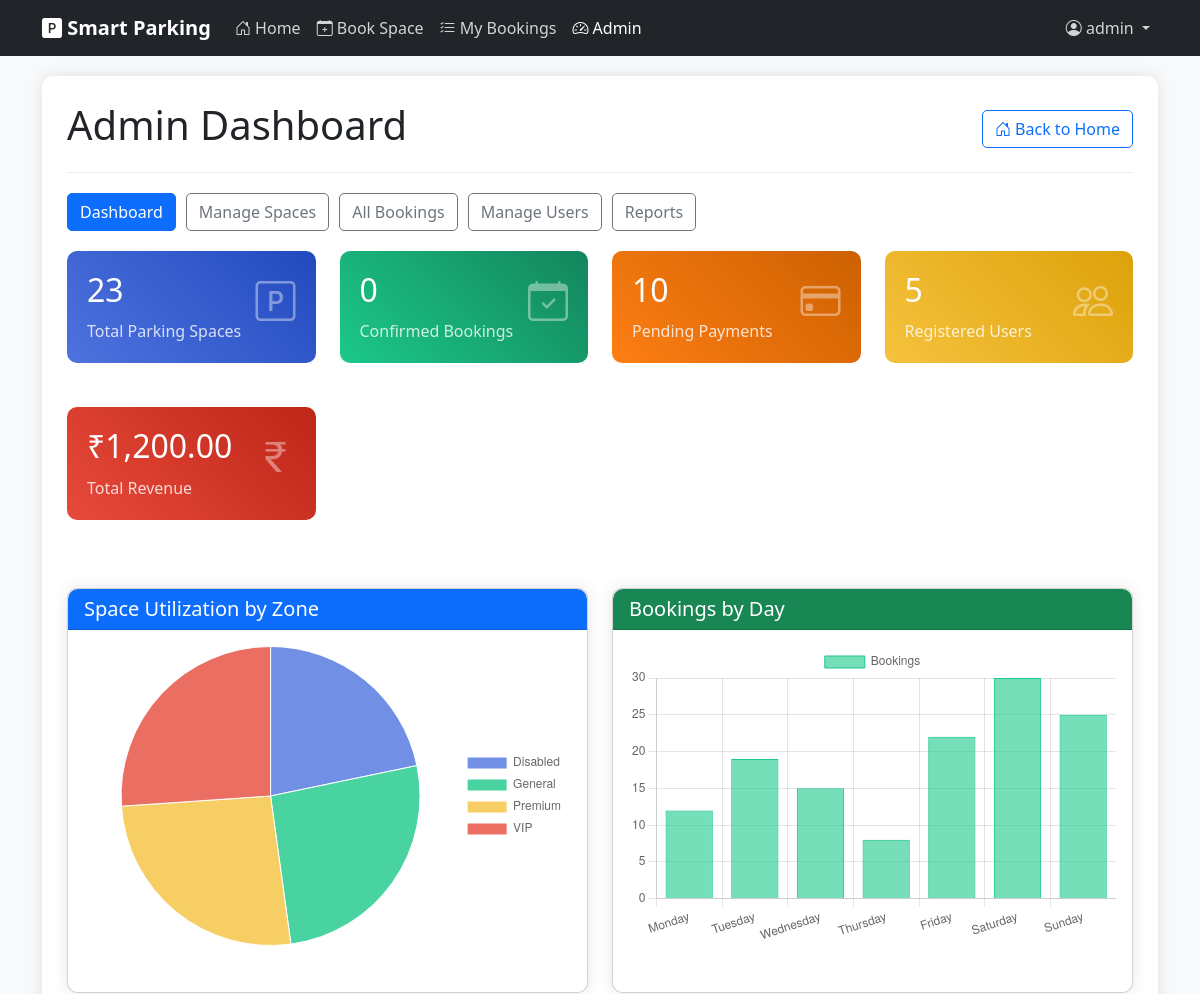
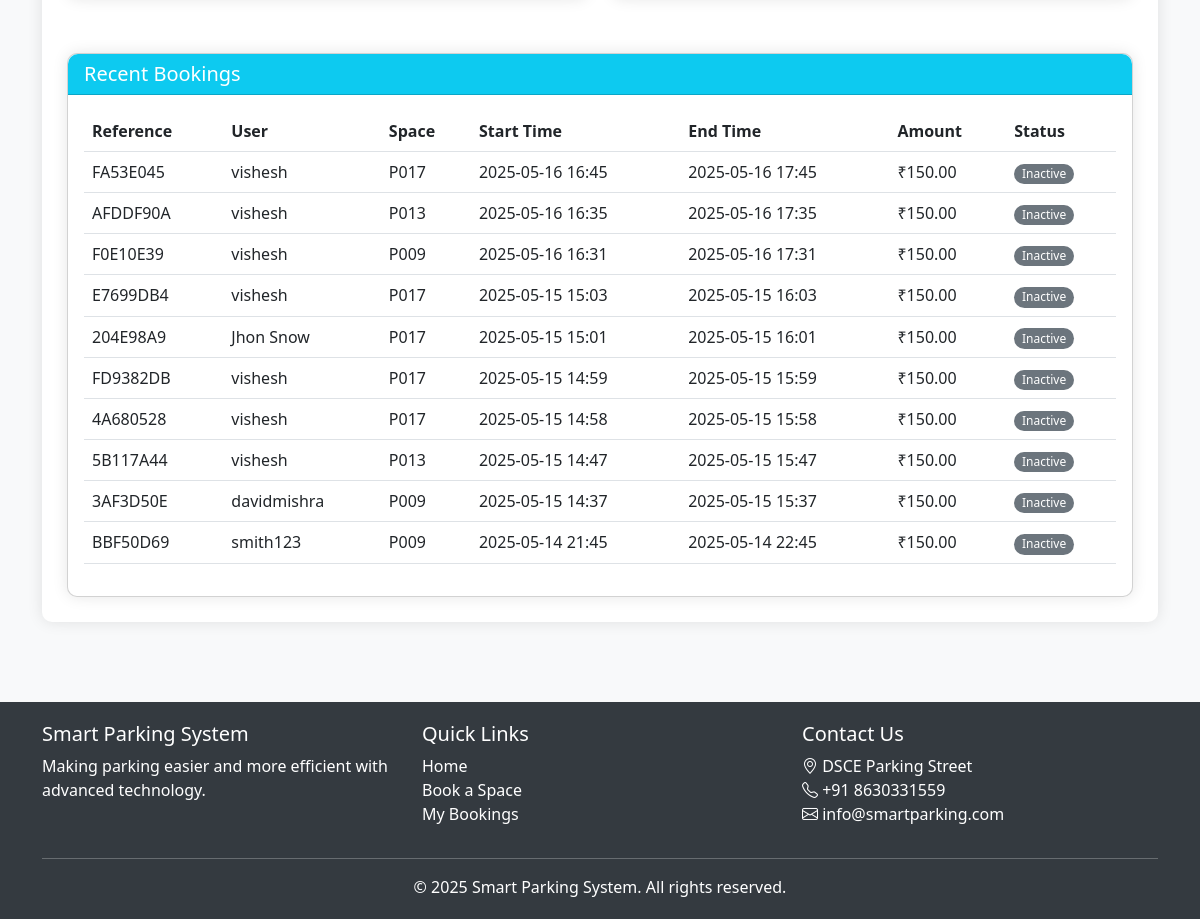
The app's page /admin/dashboard (signed in) with its own data (2 pictures, top to bottom).
### models.py (models this page shows, shortened)
class Booking(db.Model):
    id = db.Column(db.Integer, primary_key=True)
    booking_reference = db.Column(db.String(10), unique=True, nullable=False)
    user_id = db.Column(db.Integer, db.ForeignKey('user.id'), nullable=True)  # Can be null for guest bookings
    user_name = db.Column(db.String(100), nullable=False)
    user_email = db.Column(db.String(100), nullable=False)
    vehicle_id = db.Column(db.Integer, db.ForeignKey('vehicle.id'), nullable=True)
    license_plate = db.Column(db.String(20), nullable=False)
    start_time = db.Column(db.DateTime, nullable=False, default=datetime.utcnow)
    end_time = db.Column(db.DateTime, nullable=False)
    is_active = db.Column(db.Boolean, default=True)
    created_at = db.Column(db.DateTime, nullable=False, default=datetime.utcnow)
    parking_space_id = db.Column(db.Integer, db.ForeignKey('parking_space.id'), nullable=False)
    total_price = db.Column(db.Float, nullable=False)
    payment_status = db.Column(db.String(20), default='Pending')  # 'Pending', 'Paid', 'Refunded'
    check_in_time = db.Column(db.DateTime, nullable=True)
    check_out_time = db.Column(db.DateTime, nullable=True)
    selection_method = db.Column(db.String(20), default='Manual')  # 'Auto' or 'Manual'

class User(db.Model):
    id = db.Column(db.Integer, primary_key=True)
    username = db.Column(db.String(50), unique=True, nullable=False)
    email = db.Column(db.String(100), unique=True, nullable=False)
    password_hash = db.Column(db.String(128), nullable=False)
    first_name = db.Column(db.String(50))
    last_name = db.Column(db.String(50))
    phone = db.Column(db.String(20))
    is_admin = db.Column(db.Boolean, default=False)
    created_at = db.Column(db.DateTime, default=datetime.utcnow)
    bookings = db.relationship('Booking', backref='user', lazy=True)
    vehicles = db.relationship('Vehicle', backref='owner', lazy=True)

class ParkingSpace(db.Model):
    id = db.Column(db.Integer, primary_key=True)
    position_x = db.Column(db.Integer, nullable=False)
    position_y = db.Column(db.Integer, nullable=False)
    space_id = db.Column(db.String(10), unique=True, nullable=False)
    zone = db.Column(db.String(20), default='General')  # e.g., 'VIP', 'Disabled', 'General'
    hourly_rate = db.Column(db.Float, default=150.00)  # Default hourly rate in INR (equivalent to ~$2.00)
    is_active = db.Column(db.Boolean, default=True)
    bookings = db.relationship('Booking', backref='parking_space', lazy=True)

### app.py (the view)
@app.route('/admin/dashboard')
def admin_dashboard():
    if not session.get('is_admin', False):
        flash('You do not have permission to access this page', 'danger')
        return redirect(url_for('index'))
    total_spaces = ParkingSpace.query.count()
    active_bookings = Booking.query.filter_by(is_active=True, payment_status='Paid').count()
    pending_payments = Booking.query.filter_by(payment_status='Pending').count()
    total_users = User.query.count()
    total_revenue = db.session.query(db.func.sum(Payment.amount)).filter_by(status='Completed').scalar() or 0
    recent_bookings = Booking.query.order_by(Booking.created_at.desc()).limit(10).all()
    space_by_zone_query = db.session.query(
        ParkingSpace.zone,
        db.func.count(ParkingSpace.id)
    ).group_by(ParkingSpace.zone).all()
    space_by_zone = []
    for zone, count in space_by_zone_query:
        space_by_zone.append({
            'zone': zone,
            'count': count
        })
    return render_template(
        'admin/dashboard.html',
        total_spaces=total_spaces,
        active_bookings=active_bookings,
        pending_payments=pending_payments,
        total_users=total_users,
        total_revenue=total_revenue,
        recent_bookings=recent_bookings,
        space_by_zone=space_by_zone
    )

### app.py (called while the page is built)
@app.context_processor
def inject_view_functions():
    return dict(view_functions=app.view_functions)

@app.template_filter('format_datetime')
def format_datetime(value, format='%Y-%m-%d %H:%M'):
    if value is None:
        return ""
    return value.strftime(format)

@app.template_filter('currency')
def currency_format(value):
    if value is None:
        return "₹0.00"
    inr_value = float(value) * 75
    return "₹{:,.2f}".format(inr_value)

### templates/admin/dashboard.html (shortened to what this page needs)
{% extends "layout.html" %}
{% block content %}
<div class="admin-container">
    <div class="admin-header d-flex justify-content-between align-items-center">
        <h1>Admin Dashboard</h1>
        <a href="{{ url_for('index') }}" class="btn btn-outline-primary">
            <i class="bi bi-house-door"></i> Back to Home
        </a>
    </div>
    <div class="admin-nav">
        <a href="{{ url_for('admin_dashboard') }}" class="btn btn-primary">Dashboard</a>
        <a href="{{ url_for('admin_spaces') }}" class="btn btn-outline-secondary">Manage Spaces</a>
        <a href="{{ url_for('admin_bookings') }}" class="btn btn-outline-secondary">All Bookings</a>
        <a href="{{ url_for('admin_users') }}" class="btn btn-outline-secondary">Manage Users</a>
        <a href="{{ url_for('admin_reports') }}" class="btn btn-outline-secondary">Reports</a>
    </div>
    <div class="row">
        <div class="col-xl-3 col-md-6 mb-4">
            <div class="stats-card blue position-relative">
                <i class="bi bi-p-square stats-icon"></i>
                <h3>{{ total_spaces }}</h3>
                <p>Total Parking Spaces</p>
            </div>
        </div>
        <div class="col-xl-3 col-md-6 mb-4">
            <div class="stats-card green position-relative">
                <i class="bi bi-calendar-check stats-icon"></i>
                <h3>{{ active_bookings }}</h3>
                <p>Confirmed Bookings</p>
            </div>
        </div>
        <div class="col-xl-3 col-md-6 mb-4">
            <div class="stats-card orange position-relative">
                <i class="bi bi-credit-card stats-icon"></i>
                <h3>{{ pending_payments }}</h3>
                <p>Pending Payments</p>
            </div>
        </div>
        <div class="col-xl-3 col-md-6 mb-4">
            <div class="stats-card yellow position-relative">
                <i class="bi bi-people stats-icon"></i>
                <h3>{{ total_users }}</h3>
                <p>Registered Users</p>
            </div>
        </div>
        <div class="col-xl-3 col-md-6 mb-4">
            <div class="stats-card red position-relative">
                <i class="bi bi-currency-rupee stats-icon"></i>
                <h3>{{ total_revenue|currency }}</h3>
                <p>Total Revenue</p>
            </div>
        </div>
    </div>
    <div class="row mt-4">
        <div class="col-lg-6">
            <div class="card mb-4">
                <div class="card-header bg-primary text-white">
                    <h5 class="mb-0">Space Utilization by Zone</h5>
                </div>
                <div class="card-body">
                    <div class="chart-container">
                        <canvas id="zoneChart"></canvas>
                    </div>
                </div>
            </div>
        </div>
        <div class="col-lg-6">
            <div class="card mb-4">
                <div class="card-header bg-success text-white">
                    <h5 class="mb-0">Bookings by Day</h5>
                </div>
                <div class="card-body">
                    <div class="chart-container">
                        <canvas id="bookingsChart"></canvas>
                    </div>
                </div>
            </div>
        </div>
    </div>
    <div class="recent-bookings">
        <div class="card">
            <div class="card-header bg-info text-white">
                <h5 class="mb-0">Recent Bookings</h5>
            </div>
            <div class="card-body">
                <div class="table-responsive">
                    <table class="table table-hover">
                        <thead>
                            <tr>
                                <th>Reference</th>
                                <th>User</th>
                                <th>Space</th>
                                <th>Start Time</th>
                                <th>End Time</th>
                                <th>Amount</th>
                                <th>Status</th>
                            </tr>
                        </thead>
                        <tbody>
                            {% for booking in recent_bookings %}
                                <tr>
                                    <td>{{ booking.booking_reference }}</td>
                                    <td>{{ booking.user.username if booking.user else 'Guest' }}</td>
                                    <td>{{ booking.parking_space.space_id }}</td>
                                    <td>{{ booking.start_time|format_datetime }}</td>
                                    <td>{{ booking.end_time|format_datetime }}</td>
                                    <td>{{ booking.total_price|currency }}</td>
                                    <td>
                                        {% if booking.is_active %}
                                            <span class="badge bg-success">Active</span>
                                        {% else %}
                                            <span class="badge bg-secondary">Inactive</span>
                                        {% endif %}
                                    </td>
                                </tr>
                            {% endfor %}
                        </tbody>
                    </table>
                </div>
            </div>
        </div>
    </div>
</div>
{% endblock %}
{% block scripts %}
<script>
    // Initialize chart data from server
    const chartData = JSON.parse('{{ space_by_zone|default([])|tojson|safe }}');
    document.addEventListener('DOMContentLoaded', function() {
        // Zone utilization chart
        const zoneCtx = document.getElementById('zoneChart').getContext('2d');
        const zoneChart = new Chart(zoneCtx, {
            type: 'pie',
            data: {
                labels: chartData.map(zone => zone.zone),
                datasets: [{
                    data: chartData.map(zone => zone.count),
                    backgroundColor: [
                        'rgba(78, 115, 223, 0.8)',
                        'rgba(28, 200, 138, 0.8)',
                        'rgba(246, 194, 62, 0.8)',
                        'rgba(231, 74, 59, 0.8)',
                        'rgba(54, 185, 204, 0.8)'
                    ],
                    borderWidth: 1
                }]
            },
            options: {
                responsive: true,
                maintainAspectRatio: false,
                plugins: {
                    legend: {
                        position: 'right'
                    }
                }
            }
        });
        // Bookings by day chart (dummy data for now)
        const bookingsCtx = document.getElementById('bookingsChart').getContext('2d');
        const bookingsChart = new Chart(bookingsCtx, {
            type: 'bar',
            data: {
                labels: ['Monday', 'Tuesday', 'Wednesday', 'Thursday', 'Friday', 'Saturday', 'Sunday'],
                datasets: [{
                    label: 'Bookings',
                    data: [12, 19, 15, 8, 22, 30, 25],
                    backgroundColor: 'rgba(28, 200, 138, 0.6)',
                    borderColor: 'rgba(28, 200, 138, 1)',
                    borderWidth: 1
                }]
            },
            options: {
                responsive: true,
                maintainAspectRatio: false,
                scales: {
                    y: {
                        beginAtZero: true,
                        ticks: {
                            precision: 0
                        }
                    }
                }
            }
        });
    });
</script>
{% endblock %}

### static/css/style.css (style rules this page uses)
:root { --primary-color: #0d6efd; --secondary-color: #6c757d; --success-color: #28a745; --danger-color: #dc3545; --warning-color: #ffc107; --info-color: #17a2b8; --light-color: #f8f9fa; --dark-color: #343a40; }
body { font-family: 'Segoe UI', Tahoma, Geneva, Verdana, sans-serif; padding-top: 56px; min-height: 100vh; display: flex; flex-direction: column; background-color: var(--light-color); }
.card, .container-card { border-radius: 10px; box-shadow: 0 0 15px rgba(0, 0, 0, 0.1); transition: transform 0.3s ease, box-shadow 0.3s ease; }
.card-header { border-top-left-radius: 10px !important; border-top-right-radius: 10px !important; }
.btn { border-radius: 5px; font-weight: 500; }
.btn-primary { background-color: var(--primary-color); border-color: var(--primary-color); }
.badge { font-weight: 500; padding: 0.35em 0.65em; border-radius: 20px; }
.table { border-collapse: separate; border-spacing: 0; }

### records on screen
Booking: booking_reference "FA53E045", user "vishesh", parking_space.space_id "P017", start_time "2025-05-16 16:45", end_time "2025-05-16 17:45", total_price "₹150.00", is_active "Inactive"
Booking: booking_reference "AFDDF90A", user "vishesh", parking_space.space_id "P013", start_time "2025-05-16 16:35", end_time "2025-05-16 17:35", total_price "₹150.00", is_active "Inactive"
Booking: booking_reference "F0E10E39", user "vishesh", parking_space.space_id "P009", start_time "2025-05-16 16:31", end_time "2025-05-16 17:31", total_price "₹150.00", is_active "Inactive"
Booking: booking_reference "E7699DB4", user "vishesh", parking_space.space_id "P017", start_time "2025-05-15 15:03", end_time "2025-05-15 16:03", total_price "₹150.00", is_active "Inactive"
Booking: booking_reference "204E98A9", user "Jhon Snow", parking_space.space_id "P017", start_time "2025-05-15 15:01", end_time "2025-05-15 16:01", total_price "₹150.00", is_active "Inactive"
Booking: booking_reference "FD9382DB", user "vishesh", parking_space.space_id "P017", start_time "2025-05-15 14:59", end_time "2025-05-15 15:59", total_price "₹150.00", is_active "Inactive"
Booking: booking_reference "4A680528", user "vishesh", parking_space.space_id "P017", start_time "2025-05-15 14:58", end_time "2025-05-15 15:58", total_price "₹150.00", is_active "Inactive"
Booking: booking_reference "5B117A44", user "vishesh", parking_space.space_id "P013", start_time "2025-05-15 14:47", end_time "2025-05-15 15:47", total_price "₹150.00", is_active "Inactive"
Booking: booking_reference "3AF3D50E", user "davidmishra", parking_space.space_id "P009", start_time "2025-05-15 14:37", end_time "2025-05-15 15:37", total_price "₹150.00", is_active "Inactive"
Booking: booking_reference "BBF50D69", user "smith123", parking_space.space_id "P009", start_time "2025-05-14 21:45", end_time "2025-05-14 22:45", total_price "₹150.00", is_active "Inactive"

### other values on screen
{{ session.get('username', 'Account') }} "admin"
{{ total_spaces }} "23"
{{ active_bookings }} "0"
{{ pending_payments }} "10"
{{ total_users }} "5"
{{ total_revenue|currency }} "₹1,200.00"
chart data {{ space_by_zone|default([])|tojson|safe }} [{"count": 5, "zone": "Disabled"}, {"count": 6, "zone": "General"}, {"count": 6, "zone": "Premium"}, {"count": 6, "zone": "VIP"}]
